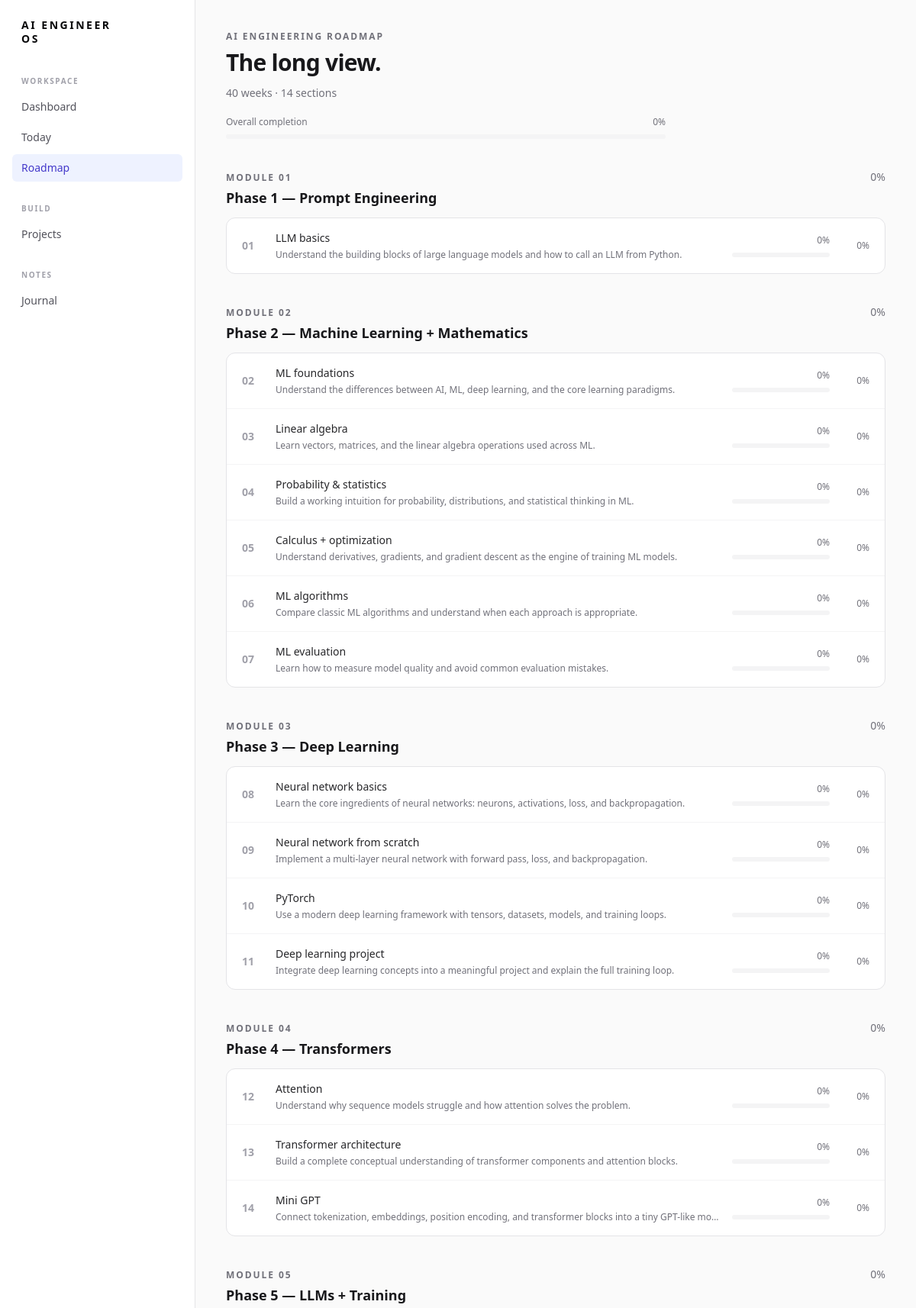
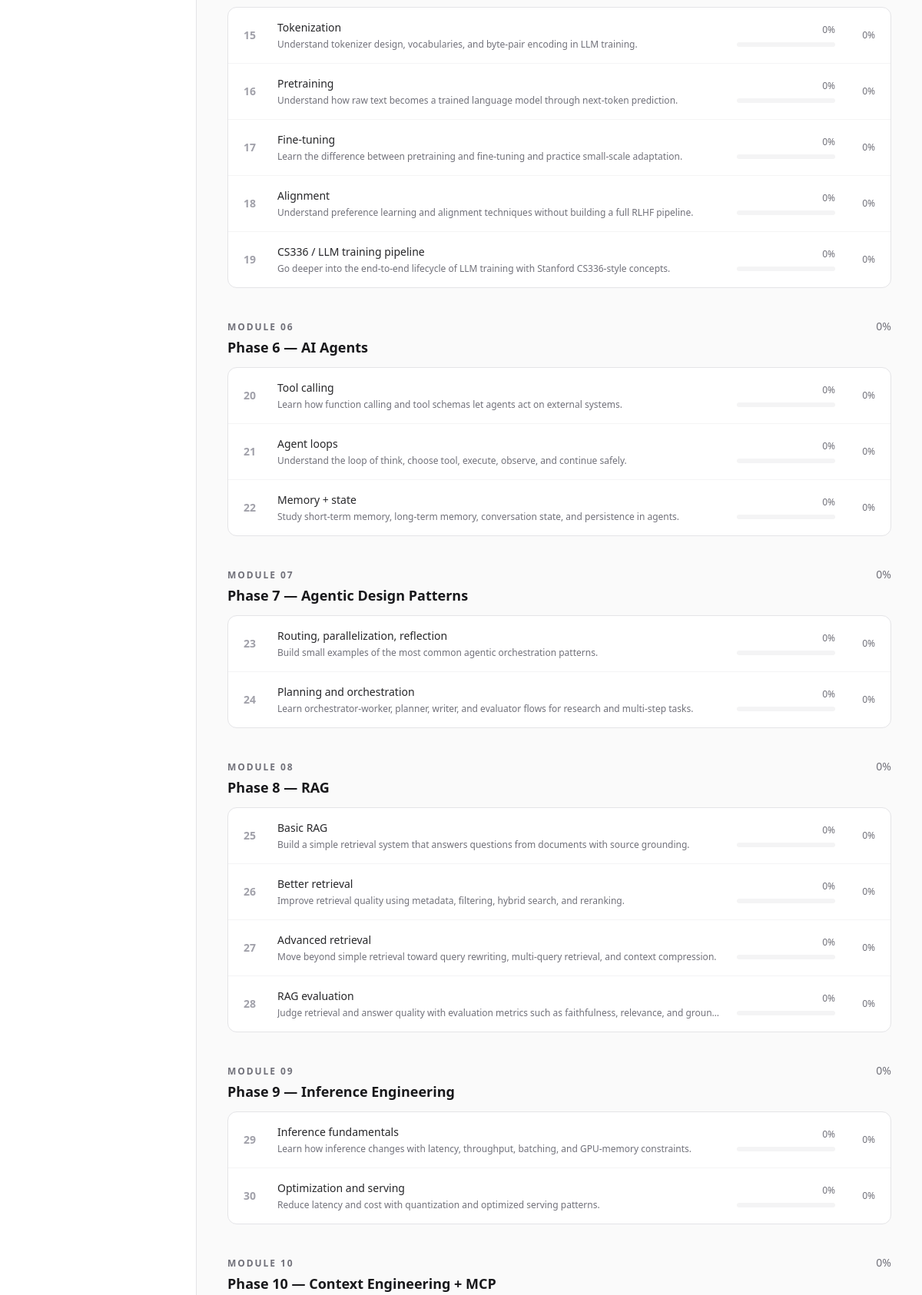
The page /roadmap/ (signed in, upper part) on the database its author committed (2 pictures, top to bottom).
### learning/models.py (models this page shows, shortened)
class ProgressMixin:
    def progress_from_tasks(self):
        tasks = self._task_queryset()
        total = tasks.count()
        return round(tasks.filter(completed=True).count() * 100 / total) if total else 0

class Section(ProgressMixin, models.Model):
    title = models.CharField(max_length=200)
    description = models.TextField()
    order = models.PositiveIntegerField(unique=True)
    created_at = models.DateTimeField(auto_now_add=True)
    updated_at = models.DateTimeField(auto_now=True)
    class Meta: ordering = ["order"]
    def _task_queryset(self): return Task.objects.filter(day__week__section=self)
    @property
    def progress(self): return self.progress_from_tasks()

class Week(ProgressMixin, models.Model):
    section = models.ForeignKey(Section, on_delete=models.CASCADE, related_name="weeks")
    number = models.PositiveIntegerField(unique=True)
    title = models.CharField(max_length=200)
    objective = models.TextField()
    completed = models.BooleanField(default=False)
    class Meta: ordering = ["number"]
    def _task_queryset(self): return Task.objects.filter(day__week=self)
    @property
    def progress(self): return self.progress_from_tasks()

### learning/views.py (the view)
# urls.py: path("roadmap/", views.roadmap, name="roadmap"), path("roadmap/week/<int:week_number>/", views.week_detail, name="week_detail"),
@login_required
def roadmap(request):
    sections = Section.objects.prefetch_related("weeks__days__tasks")
    return render(request, "learning/roadmap.html", {"sections": sections, "overall_progress": get_overall_progress()})

### learning/services.py (called while the page is built)
def get_overall_progress():
    total = Task.objects.count()
    return round(Task.objects.filter(completed=True).count() * 100 / total) if total else 0

### templates/learning/roadmap.html
{% extends 'base.html' %}{% block title %}Roadmap · AI Engineer OS{% endblock %}{% block content %}<div class="page"><header class="mb-10"><p class="eyebrow">AI Engineering Roadmap</p><h1 class="mt-2 text-3xl font-semibold tracking-tight">The long view.</h1><p class="mt-3 text-sm text-zinc-500">40 weeks · {{ sections|length }} sections</p><div class="mt-5 max-w-xl">{% include 'components/progress_bar.html' with percentage=overall_progress label='Overall completion' %}</div></header>{% for section in sections %}<section class="mb-10"><div class="mb-3 flex items-baseline justify-between"><div><p class="eyebrow">Module {{ section.order|stringformat:'02d' }}</p><h2 class="mt-1 text-lg font-semibold">{{ section.title }}</h2></div><span class="text-sm text-zinc-500">{{ section.progress }}%</span></div><div class="overflow-hidden rounded-xl border border-zinc-200 bg-white">{% for week in section.weeks.all %}<a href="{% url 'week_detail' week.number %}" class="group flex items-center gap-4 border-b border-zinc-100 px-5 py-4 last:border-0 hover:bg-zinc-50"><span class="w-7 text-sm font-semibold text-zinc-400">{{ week.number|stringformat:'02d' }}</span><div class="min-w-0 flex-1"><h3 class="text-sm font-medium text-zinc-800 group-hover:text-indigo-700">{{ week.title }}</h3><p class="mt-1 truncate text-xs text-zinc-500">{{ week.objective }}</p></div><div class="hidden w-32 sm:block">{% include 'components/progress_bar.html' with percentage=week.progress %}</div><span class="w-9 text-right text-xs font-medium text-zinc-500">{{ week.progress }}%</span></a>{% endfor %}</div></section>{% endfor %}</div>{% endblock %}

### templates/components/progress_bar.html (shortened to what this page needs)
<div><div class="mb-2 flex justify-between text-xs text-zinc-500"><span>{{ label|default:'' }}</span><span>{{ percentage }}%</span></div><div class="h-1.5 overflow-hidden rounded-full bg-zinc-100"></div></div>

### rows shown on the page
Section: order "01", title "Phase 1 — Prompt Engineering", progress "0"
Week: number "01", title "LLM basics", objective "Understand the building blocks of large language models and how to call an LLM from Python.", completed "0", progress "0"
Section: order "02", title "Phase 2 — Machine Learning + Mathematics", progress "0"
Week: number "02", title "ML foundations", objective "Understand the differences between AI, ML, deep learning, and the core learning paradigms.", completed "0", progress "0"
Week: number "03", title "Linear algebra", objective "Learn vectors, matrices, and the linear algebra operations used across ML.", completed "0", progress "0"
Week: number "04", title "Probability & statistics", objective "Build a working intuition for probability, distributions, and statistical thinking in ML.", completed "0", progress "0"
Week: number "05", title "Calculus + optimization", objective "Understand derivatives, gradients, and gradient descent as the engine of training ML models.", completed "0", progress "0"
Week: number "06", title "ML algorithms", objective "Compare classic ML algorithms and understand when each approach is appropriate.", completed "0", progress "0"
Week: number "07", title "ML evaluation", objective "Learn how to measure model quality and avoid common evaluation mistakes.", completed "0", progress "0"
Section: order "03", title "Phase 3 — Deep Learning", progress "0"
Week: number "08", title "Neural network basics", objective "Learn the core ingredients of neural networks: neurons, activations, loss, and backpropagation.", completed "0", progress "0"
Week: number "09", title "Neural network from scratch", objective "Implement a multi-layer neural network with forward pass, loss, and backpropagation.", completed "0", progress "0"
Week: number "10", title "PyTorch", objective "Use a modern deep learning framework with tensors, datasets, models, and training loops.", completed "0", progress "0"
Week: number "11", title "Deep learning project", objective "Integrate deep learning concepts into a meaningful project and explain the full training loop.", completed "0", progress "0"
Section: order "04", title "Phase 4 — Transformers", progress "0"
Week: number "12", title "Attention", objective "Understand why sequence models struggle and how attention solves the problem.", completed "0", progress "0"
Week: number "13", title "Transformer architecture", objective "Build a complete conceptual understanding of transformer components and attention blocks.", completed "0", progress "0"
Week: number "14", title "Mini GPT", objective "Connect tokenization, embeddings, position encoding, and transformer blocks into a tiny GPT-like mo…", completed "0", progress "0"
Section: order "05", title "Phase 5 — LLMs + Training", progress "0"
Week: number "15", title "Tokenization", objective "Understand tokenizer design, vocabularies, and byte-pair encoding in LLM training.", completed "0", progress "0"
Week: number "16", title "Pretraining", objective "Understand how raw text becomes a trained language model through next-token prediction.", completed "0", progress "0"
Week: number "17", title "Fine-tuning", objective "Learn the difference between pretraining and fine-tuning and practice small-scale adaptation.", completed "0", progress "0"
Week: number "18", title "Alignment", objective "Understand preference learning and alignment techniques without building a full RLHF pipeline.", completed "0", progress "0"
Week: number "19", title "CS336 / LLM training pipeline", objective "Go deeper into the end-to-end lifecycle of LLM training with Stanford CS336-style concepts.", completed "0", progress "0"
Section: order "06", title "Phase 6 — AI Agents", progress "0"
Week: number "20", title "Tool calling", objective "Learn how function calling and tool schemas let agents act on external systems.", completed "0", progress "0"
Week: number "21", title "Agent loops", objective "Understand the loop of think, choose tool, execute, observe, and continue safely.", completed "0", progress "0"
Week: number "22", title "Memory + state", objective "Study short-term memory, long-term memory, conversation state, and persistence in agents.", completed "0", progress "0"
Section: order "07", title "Phase 7 — Agentic Design Patterns", progress "0"
Week: number "23", title "Routing, parallelization, reflection", objective "Build small examples of the most common agentic orchestration patterns.", completed "0", progress "0"
Week: number "24", title "Planning and orchestration", objective "Learn orchestrator-worker, planner, writer, and evaluator flows for research and multi-step tasks.", completed "0", progress "0"
Section: order "08", title "Phase 8 — RAG", progress "0"
Week: number "25", title "Basic RAG", objective "Build a simple retrieval system that answers questions from documents with source grounding.", completed "0", progress "0"
Week: number "26", title "Better retrieval", objective "Improve retrieval quality using metadata, filtering, hybrid search, and reranking.", completed "0", progress "0"
Week: number "27", title "Advanced retrieval", objective "Move beyond simple retrieval toward query rewriting, multi-query retrieval, and context compression.", completed "0", progress "0"
Week: number "28", title "RAG evaluation", objective "Judge retrieval and answer quality with evaluation metrics such as faithfulness, relevance, and groun…", completed "0", progress "0"
Section: order "09", title "Phase 9 — Inference Engineering", progress "0"
Week: number "29", title "Inference fundamentals", objective "Learn how inference changes with latency, throughput, batching, and GPU-memory constraints.", completed "0", progress "0"
Week: number "30", title "Optimization and serving", objective "Reduce latency and cost with quantization and optimized serving patterns.", completed "0", progress "0"
Section: order "10", title "Phase 10 — Context Engineering + MCP", progress "0"

### other values the page prints
{{ sections|length }} "14"
{{ label|default:'' }} "Overall completion"
{{ percentage }} "0"
